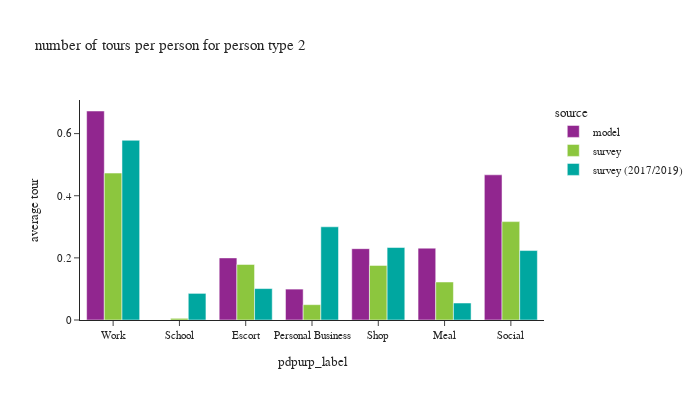

The code cell stored with this chart in its notebook:
### Code cell
plot_by_pptyp(df_tour, '2')

### Figure 1 — Plotly figure (JSON) as saved in the notebook; plotly's stock layout.template omitted (floating-point values rounded to 4 significant figures)
{"data": [{"alignmentgroup": "True", "hovertemplate": "source=model<br>pdpurp_label=%{x}<br>average tour=%{y}<extra></extra>", "legendgroup": "model", "marker": {"color": "#91268F", "pattern": {"shape": ""}}, "name": "model", "offsetgroup": "model", "orientation": "v", "showlegend": true, "textposition": "auto", "type": "bar", "x": ["Work", "School", "Escort", "Personal Business", "Shop", "Meal", "Social"], "xaxis": "x", "y": [0.6728, 0, 0.1999, 0.09945, 0.2296, 0.2313, 0.4673], "yaxis": "y"}, {"alignmentgroup": "True", "hovertemplate": "source=survey<br>pdpurp_label=%{x}<br>average tour=%{y}<extra></extra>", "legendgroup": "survey", "marker": {"color": "#8CC63E", "pattern": {"shape": ""}}, "name": "survey", "offsetgroup": "survey", "orientation": "v", "showlegend": true, "textposition": "auto", "type": "bar", "x": ["Work", "School", "Escort", "Personal Business", "Shop", "Meal", "Social"], "xaxis": "x", "y": [0.473, 0.005399, 0.1788, 0.04936, 0.1758, 0.1224, 0.3167], "yaxis": "y"}, {"alignmentgroup": "True", "hovertemplate": "source=survey (2017/2019)<br>pdpurp_label=%{x}<br>average tour=%{y}<extra></extra>", "legendgroup": "survey (2017/2019)", "marker": {"color": "#00A7A0", "pattern": {"shape": ""}}, "name": "survey (2017/2019)", "offsetgroup": "survey (2017/2019)", "orientation": "v", "showlegend": true, "textposition": "auto", "type": "bar", "x": ["Work", "School", "Escort", "Personal Business", "Shop", "Meal", "Social"], "xaxis": "x", "y": [0.5784, 0.0857, 0.1012, 0.3, 0.2333, 0.05467, 0.2236], "yaxis": "y"}], "layout": {"barmode": "group", "font": {"size": 11}, "height": 400, "legend": {"title": {"text": "source"}, "tracegroupgap": 0}, "title": {"text": "number of tours per person for person type 2"}, "width": 700, "xaxis": {"anchor": "y", "domain": [0, 1], "title": {"text": "pdpurp_label"}}, "yaxis": {"anchor": "x", "domain": [0, 1], "tickformat": ".2", "title": {"text": "average tour"}}}}
